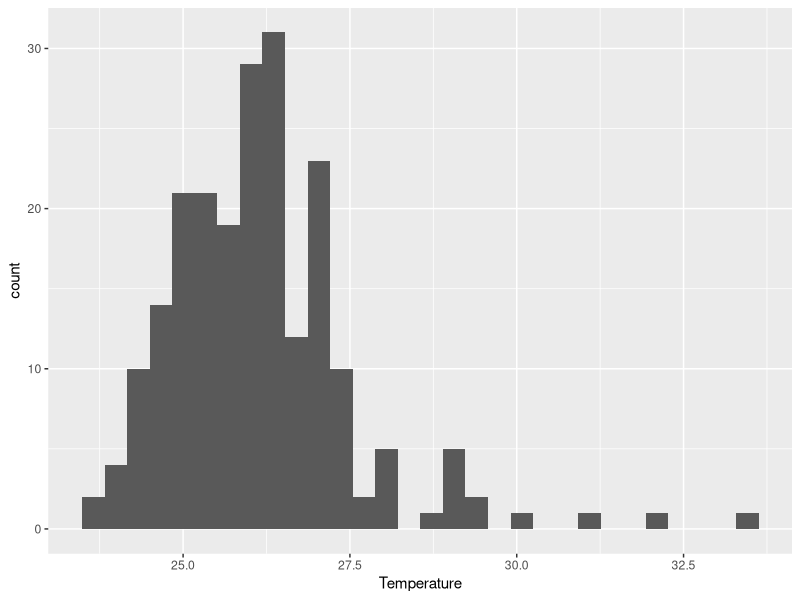
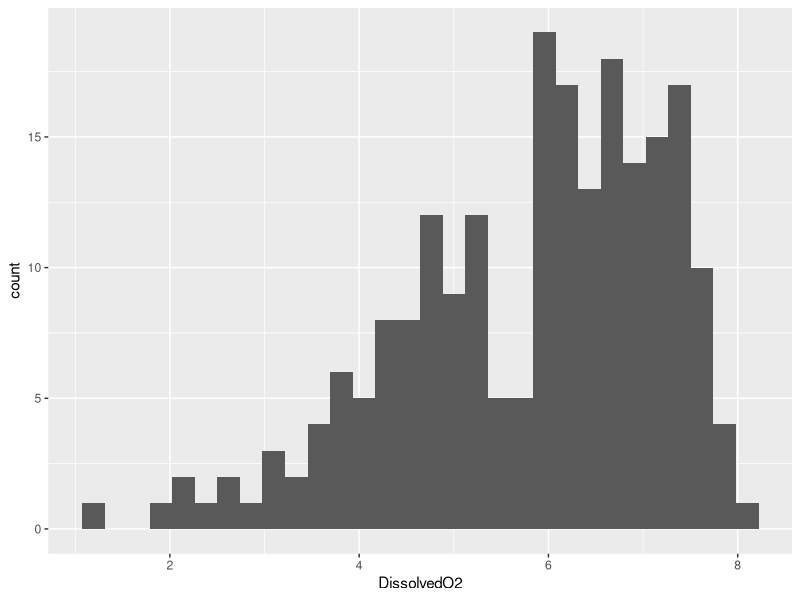
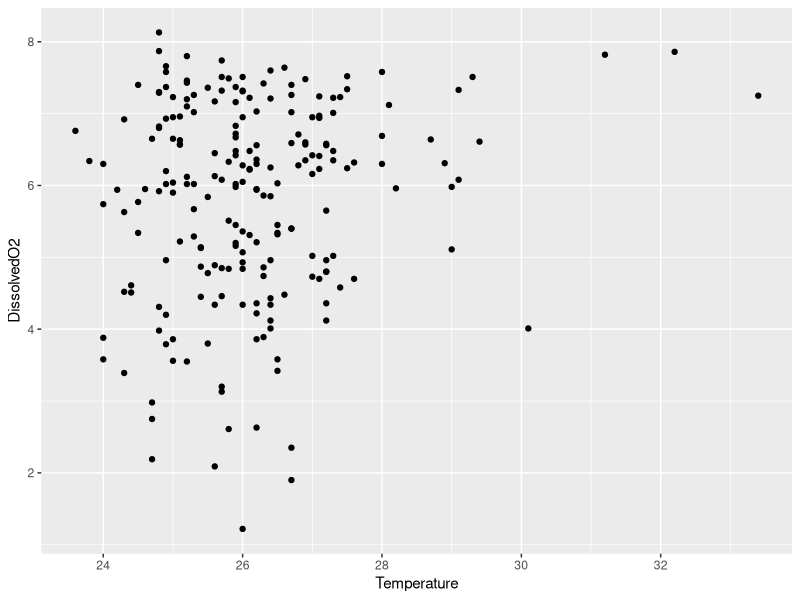
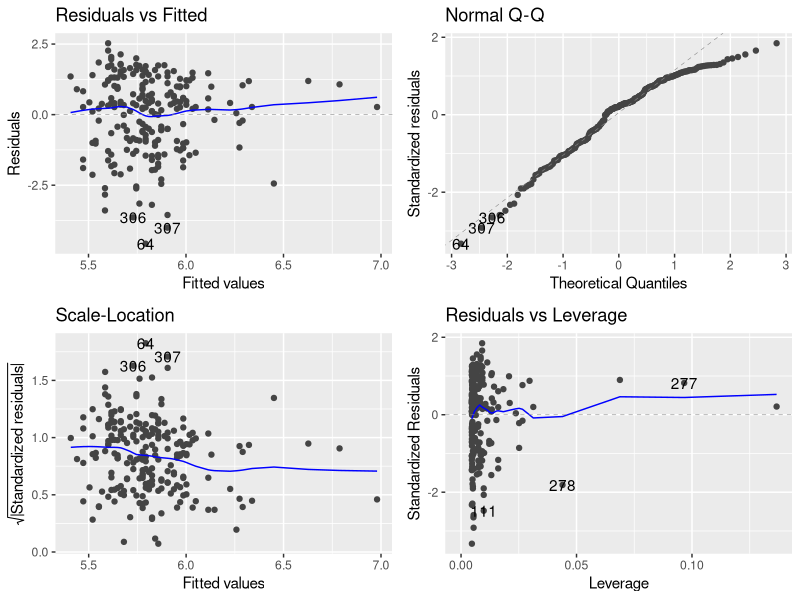
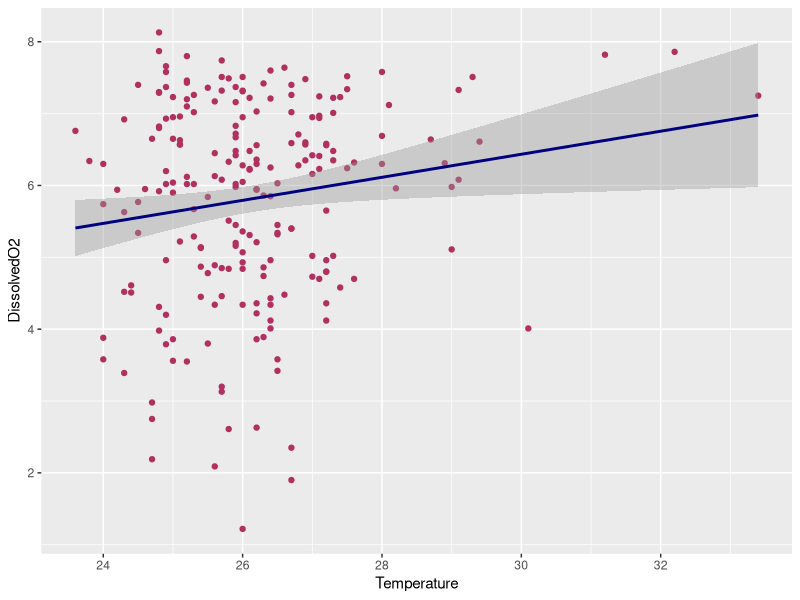
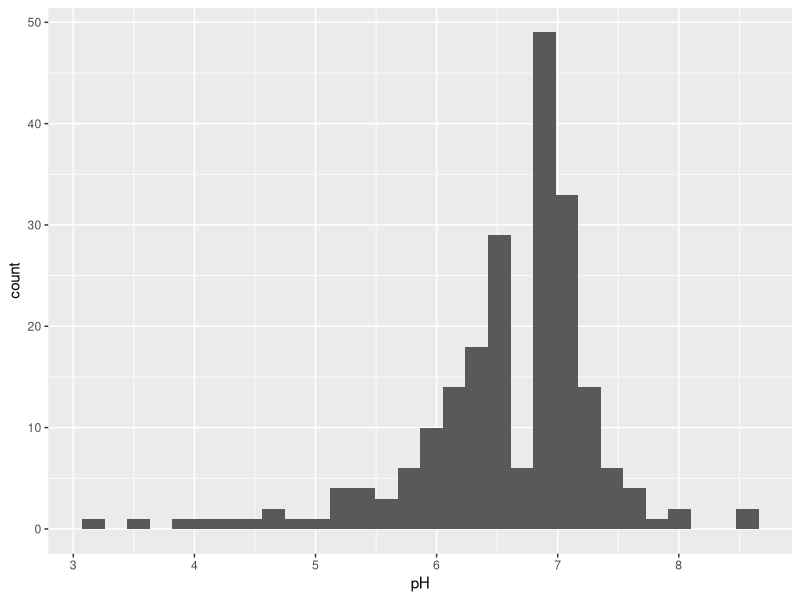
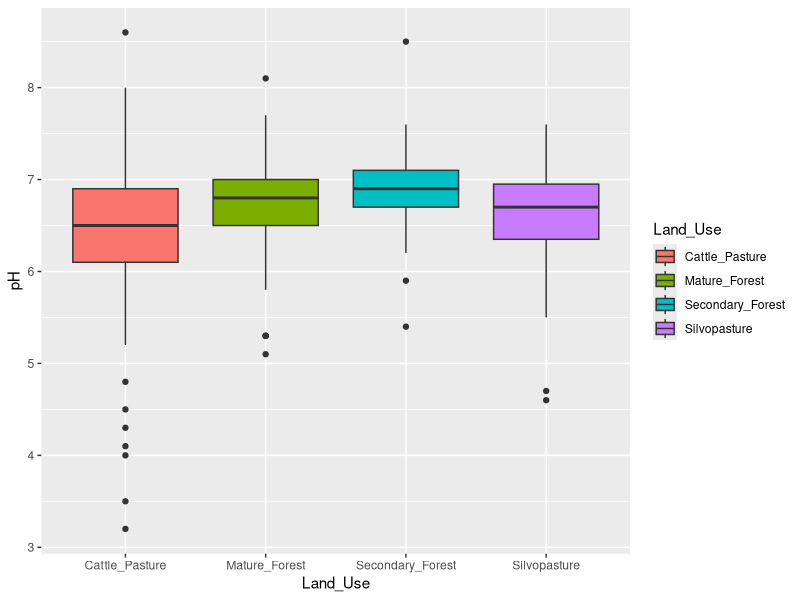
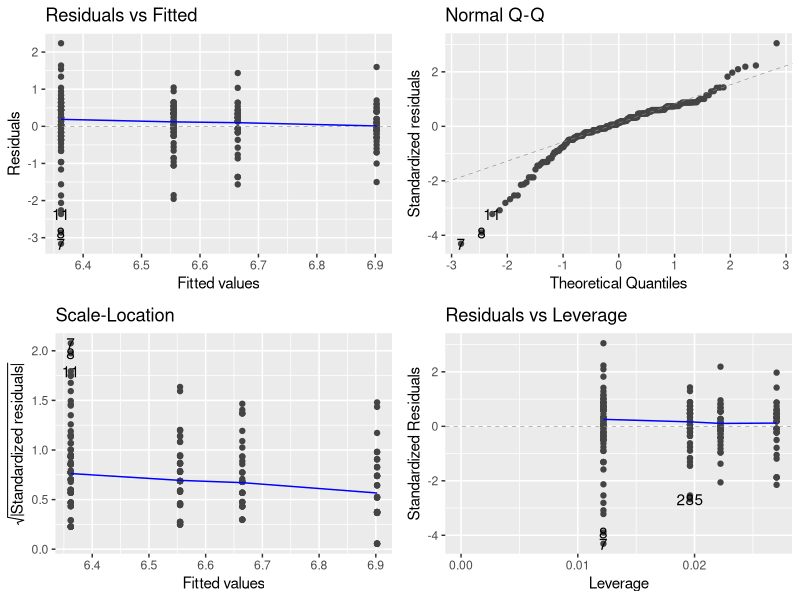

The R source for these figures, in order:
## ---- chunk 1
rm(list = ls())
library(here)
library(ggfortify)
library(tidyverse)

## The here package allows for data set to be imported. ggfortify includes everything needed for producing appropriate figures for data. Tidyverse contains a variety of functions from dplyr and tidyr. 
## ---- chunk 2
Bacteria_Data <- read.csv(here("Data", "AS-Raw-Data-Indicator-bacteria-project.csv"), stringsAsFactors=TRUE)

Bacteria_Data <- na.omit(Bacteria_Data)

## na.omit() assigns itself to Bacteria_Data to remove any rows containing NA. This is necessary in tidying data for analysis, as such rows could be from lower quality samples. 
## ---- chunk 3
summary(Bacteria_Data)
## ---- chunk 4
Bacteria_Data1 <- Bacteria_Data[,13:14]

## Columns 13 and 14 are selected via indexing, as they contain values for temperature and dissolved O2.  

Bacteria_Data1 <- na.omit(Bacteria_Data1)

## na.omit must be used when creating any new data set. 
## ---- chunk 5

ggplot(Bacteria_Data1, aes(x=Temperature)) +
  geom_histogram()

ggplot(Bacteria_Data1, aes(x=DissolvedO2)) +
  geom_histogram()


## ---- chunk 6
ggplot(Bacteria_Data1, aes(x=Temperature, y=DissolvedO2)) +
  geom_point()
## ---- chunk 7
Temp_O2 <- lm(DissolvedO2 ~ Temperature, data=Bacteria_Data1) 

autoplot(Temp_O2)
## ---- chunk 8
summary(Temp_O2) 
## ---- chunk 9
ggplot(Bacteria_Data1, aes(x=Temperature, y=DissolvedO2)) +
  geom_point(colour="maroon") +
  geom_smooth(method = 'lm', colour="navy") 

## geom_smooth with 'lm' creates a linear model of the data. This additional feature also depicts a weak positive trend in points. 
## ---- chunk 10
Bacteria_Data2 <- Bacteria_Data[c(2, 10)]

Bacteria_Data2 <- na.omit(Bacteria_Data2)
## ---- chunk 11
ggplot(Bacteria_Data2, aes(x=pH)) +
  geom_histogram()

## ---- chunk 12
ggplot(Bacteria_Data2, aes(x = Land_Use, y = pH, fill=Land_Use)) + 
  geom_boxplot() 

## Land_Use will be my x-axis, as it is categorical. Points should be plotted above each site from the y-axis. 
## ---- chunk 13
Land_pH <- lm(pH ~ Land_Use, data=Bacteria_Data2)
## ---- chunk 14
autoplot(Land_pH)
## ---- chunk 15
anova(Land_pH)
## ---- chunk 16
library(multcompView)

Bacteria_Data2aov <- aov(pH ~ Land_Use, data=Bacteria_Data2)

## Anova test performed on solely Land_Use. This tells us that coliform count differs significantly between all sites, but a Tukey test will demonstrate significance between locations. 

summary(Bacteria_Data2aov)

Bacteria_Data2Tukey <- TukeyHSD(Bacteria_Data2aov, conf.level=.95) 

##Tukey test performed--set to a variable. 

Bacteria_Data2Tk <- group_by(Bacteria_Data2, Land_Use) %>%
  summarise(mean=mean(pH), quant = quantile(pH, probs = 0.75)) %>%
  arrange(desc(mean))

##Statistics regarding mean and quartiles made into a table, which is then used to create letters on our boxplot. 

Bacteria_Data2cld <- multcompLetters4(Bacteria_Data2aov, Bacteria_Data2Tukey)
Bacteria_Data2cld <- as.data.frame.list(Bacteria_Data2cld$Land_Use)
Bacteria_Data2Tk$Bacteria_Data2cld <- Bacteria_Data2cld$Letters

## Letters assigned to different levels of Land_Use on table (A, B, AB).

print(Bacteria_Data2cld)

ggplot(Bacteria_Data2, aes(Land_Use, pH)) +
  geom_boxplot(aes(fill=Land_Use)) +
  xlab("Land Use") +
  ylab("pH") +
  theme(panel.grid.major = element_blank(), panel.grid.minor = element_blank()) +
   geom_text(data = Bacteria_Data2Tk, aes(x = Land_Use, y = quant, label = Bacteria_Data2cld), size = 5, vjust=-1, hjust =-1)

##Box-plot created and formatted. Letters must be raised and increased in size once set on plot. Label of geom_text is assigned data regarding letter assignments on table.
## ---- chunk 17
Bacteria_Data3 <- Bacteria_Data[c(2, 8)] 

Bacteria_Data3 <- na.omit(Bacteria_Data3)

## ---- chunk 18
ggplot(Bacteria_Data3, aes(x=Coliform_MPN)) + 
  geom_histogram()
## ---- chunk 19
ggplot(Bacteria_Data3, aes(x = Land_Use, y = Coliform_MPN, fill=Land_Use)) + 
  geom_boxplot() +
  xlab("Land Use") +
  ylab("Coliform Count (MPN)") 
## ---- chunk 20
Land_Coliform <- lm(Coliform_MPN ~ Land_Use, data=Bacteria_Data3)
## ---- chunk 21
autoplot(Land_Coliform)
## ---- chunk 22
anova(Land_Coliform)

summary(Land_Coliform)
## ---- chunk 23

library(multcompView)

Bacteria_Data3aov <- aov(Coliform_MPN ~ Land_Use, data=Bacteria_Data3)

## Anova test performed on solely Land_Use. This tells us that coliform count differs significantly between all sites, but a Tukey test will demonstrate significance between locations. 

summary(Bacteria_Data3aov)

Bacteria_Data3Tukey <- TukeyHSD(Bacteria_Data3aov, conf.level=.95) 

##Tukey test performed--set to a variable. 

Bacteria_Data3Tk <- group_by(Bacteria_Data3, Land_Use) %>%
  summarise(mean=mean(Coliform_MPN), quant = quantile(Coliform_MPN, probs = 0.75)) %>%
  arrange(desc(mean))

##Statistics regarding mean and quartiles made into a table, which is then used to create letters on our boxplot. 

Bacteria_Data3cld <- multcompLetters4(Bacteria_Data3aov, Bacteria_Data3Tukey)
Bacteria_Data3cld <- as.data.frame.list(Bacteria_Data3cld$Land_Use)
Bacteria_Data3Tk$Bacteria_Data3cld <- Bacteria_Data3cld$Letters

## Letters assigned to different levels of Land_Use on table (A, B, AB).

print(Bacteria_Data3cld)

ggplot(Bacteria_Data3, aes(Land_Use, Coliform_MPN)) +
  geom_boxplot(aes(fill=Land_Use)) +
  xlab("Land Use") +
  ylab("Coliform Count (MPN)") +
  theme(panel.grid.major = element_blank(), panel.grid.minor = element_blank()) +
   geom_text(data = Bacteria_Data3Tk, aes(x = Land_Use, y = quant, label = Bacteria_Data3cld), size = 5, vjust=-1, hjust =-1)

##Box-plot created and formatted. Letters must be raised and increased in size once set on plot. Label of geom_text is assigned data regarding letter assignments on table. 

## ---- chunk 24
Bacteria_Data4 <- Bacteria_Data[c(2, 8, 10:11, 13:14)]

na.omit(Bacteria_Data4)
## ---- chunk 25
ggplot(Bacteria_Data4, aes(x=Conductivity)) +
  geom_histogram()

## ---- chunk 26
Bacteria_Data4aov <- aov(Coliform_MPN ~ pH + Temperature + DissolvedO2 +Conductivity + Land_Use, data=Bacteria_Data4)

summary(Bacteria_Data4aov)
